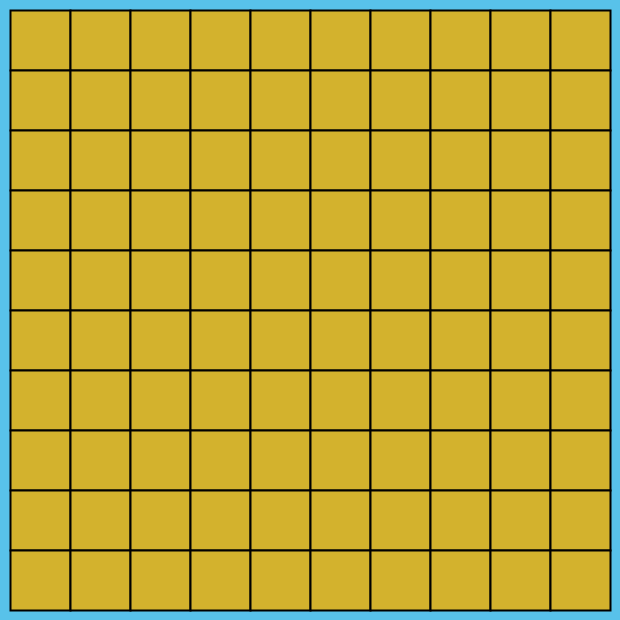
Frame 1 (no input)
Frame 60 (the mouse pressed at the canvas centre just before this capture): identical to frame 1, image omitted
Frame 120 (the mouse held since frame 60 and released just before this capture): identical to frame 1, image omitted

The Processing sketch that drew this single still picture (run headless with seeded random() and noise(); from frame 60 on, the mouse is pressed at the canvas centre):

// Processing sketch: week08_2
// ── week08_2.pde
//week08-1 好玩的程式設計 黑白棋 互動下棋
// 修改自 week08-1
void setup() {
  size(620, 620); // 視窗大小
}
int [][]board = new int[10][10]; // Java的陣列
void mousePressed() {
  int i = (mouseY-10)/60, j = (mouseX-10)/60;
  if (mouseButton==LEFT) board[i][j] = 1; // 黑棋
  if (mouseButton==RIGHT) board[i][j] = 2; // 白棋
  if (mouseButton==CENTER) board[i][j] = 0; // 清空
}
void draw() {
  background(#58C2EA); // 背景色
  for (int i=0; i<10; i++) { // 左手i 高度y
    for (int j=0; j<10; j++) { // 右手j 寬度x
      int x = 10 + j * 60, y = 10 + i * 60; // 小心
      fill(#D3B22D); // 填充色彩
      strokeWeight(2); // 線條的粗細
      rect(x, y, 60, 60); // 正方形
      if (board[i][j] == 1) fill(0); // 黑色
      if (board[i][j] == 2) fill(255); // 白色
      if (board[i][j] != 0) ellipse(30+x, 30+y, 50, 50); // 畫樣子
    }
  }
}
